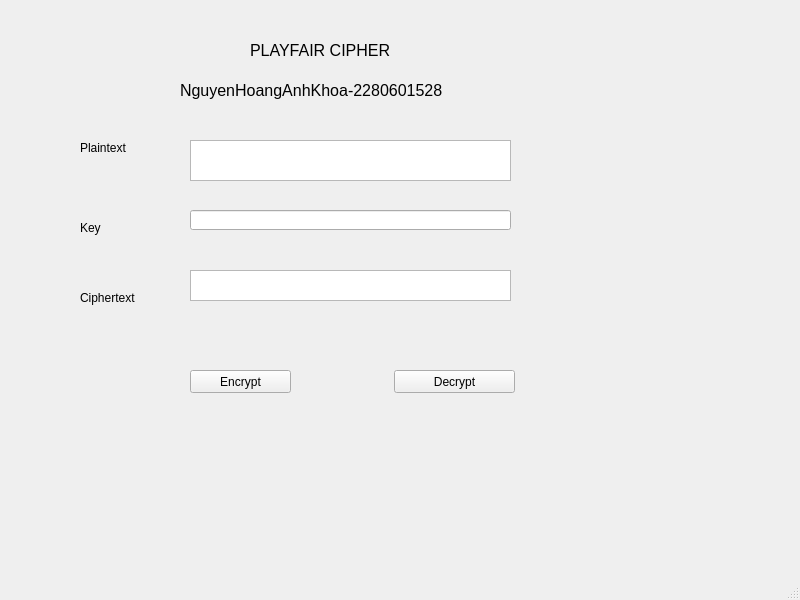
<?xml version="1.0" encoding="UTF-8"?>
<ui version="4.0">
 <class>MainWindow</class>
 <widget class="QMainWindow" name="MainWindow">
  <property name="geometry">
   <rect>
    <x>0</x>
    <y>0</y>
    <width>800</width>
    <height>600</height>
   </rect>
  </property>
  <property name="windowTitle">
   <string>MainWindow</string>
  </property>
  <widget class="QWidget" name="centralwidget">
   <widget class="QLabel" name="label">
    <property name="geometry">
     <rect>
      <x>250</x>
      <y>30</y>
      <width>561</width>
      <height>41</height>
     </rect>
    </property>
    <property name="font">
     <font>
      <pointsize>12</pointsize>
     </font>
    </property>
    <property name="text">
     <string>PLAYFAIR CIPHER </string>
    </property>
   </widget>
   <widget class="QLabel" name="label_2">
    <property name="geometry">
     <rect>
      <x>80</x>
      <y>140</y>
      <width>101</width>
      <height>16</height>
     </rect>
    </property>
    <property name="text">
     <string>Plaintext</string>
    </property>
   </widget>
   <widget class="QLabel" name="label_3">
    <property name="geometry">
     <rect>
      <x>80</x>
      <y>220</y>
      <width>101</width>
      <height>16</height>
     </rect>
    </property>
    <property name="text">
     <string>Key</string>
    </property>
   </widget>
   <widget class="QLabel" name="label_4">
    <property name="geometry">
     <rect>
      <x>80</x>
      <y>290</y>
      <width>101</width>
      <height>16</height>
     </rect>
    </property>
    <property name="text">
     <string>Ciphertext</string>
    </property>
   </widget>
   <widget class="QPushButton" name="btn_encrypt">
    <property name="geometry">
     <rect>
      <x>190</x>
      <y>370</y>
      <width>101</width>
      <height>23</height>
     </rect>
    </property>
    <property name="text">
     <string>Encrypt</string>
    </property>
   </widget>
   <widget class="QPushButton" name="btn_decrypt">
    <property name="geometry">
     <rect>
      <x>394</x>
      <y>370</y>
      <width>121</width>
      <height>23</height>
     </rect>
    </property>
    <property name="text">
     <string>Decrypt</string>
    </property>
   </widget>
   <widget class="QPlainTextEdit" name="txt_plain_text">
    <property name="geometry">
     <rect>
      <x>190</x>
      <y>140</y>
      <width>321</width>
      <height>41</height>
     </rect>
    </property>
   </widget>
   <widget class="QPlainTextEdit" name="txt_cipher_text">
    <property name="geometry">
     <rect>
      <x>190</x>
      <y>270</y>
      <width>321</width>
      <height>31</height>
     </rect>
    </property>
   </widget>
   <widget class="QLineEdit" name="txt_key">
    <property name="geometry">
     <rect>
      <x>190</x>
      <y>210</y>
      <width>321</width>
      <height>20</height>
     </rect>
    </property>
   </widget>
   <widget class="QLabel" name="label_5">
    <property name="geometry">
     <rect>
      <x>180</x>
      <y>70</y>
      <width>561</width>
      <height>41</height>
     </rect>
    </property>
    <property name="font">
     <font>
      <pointsize>12</pointsize>
     </font>
    </property>
    <property name="text">
     <string>NguyenHoangAnhKhoa-2280601528</string>
    </property>
   </widget>
  </widget>
  <widget class="QMenuBar" name="menubar">
   <property name="geometry">
    <rect>
     <x>0</x>
     <y>0</y>
     <width>800</width>
     <height>26</height>
    </rect>
   </property>
  </widget>
  <widget class="QStatusBar" name="statusbar"/>
 </widget>
 <resources/>
 <connections/>
</ui>
